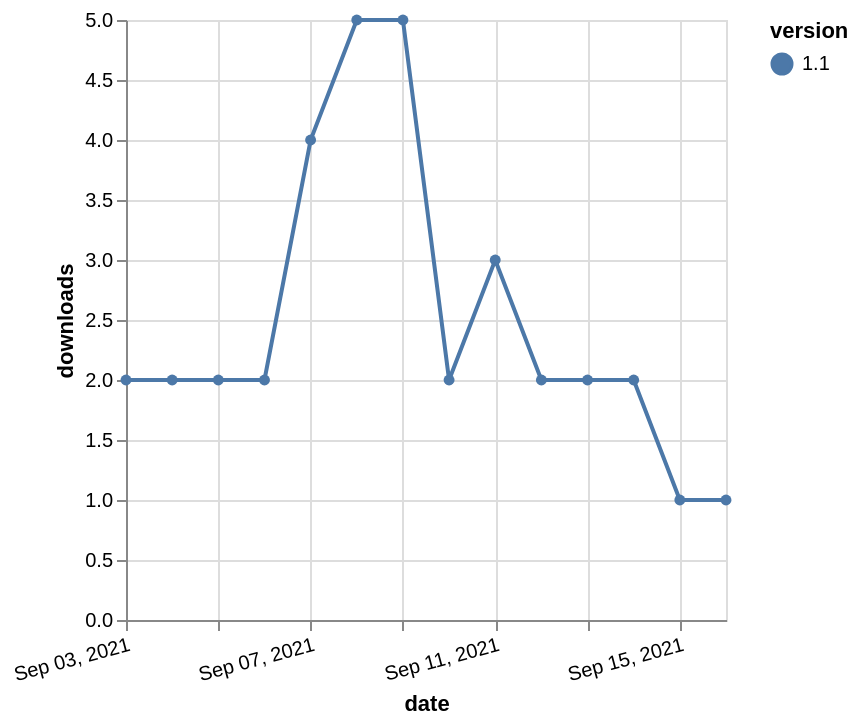

The specification (Vega-Lite) saved for this image:
### Vega-Lite specification from a JSON file in a GitHub repository (floating-point values rounded to 4 significant figures)
{"$schema": "https://vega.github.io/schema/vega-lite/v5.json", "description": "A simple bar chart with embedded data.", "data": {"values": [{"date": "2021-09-03", "total": 1281, "delta": 2, "version": "1.1"}, {"date": "2021-09-04", "total": 1283, "delta": 2, "version": "1.1"}, {"date": "2021-09-05", "total": 1285, "delta": 2, "version": "1.1"}, {"date": "2021-09-06", "total": 1287, "delta": 2, "version": "1.1"}, {"date": "2021-09-07", "total": 1291, "delta": 4, "version": "1.1"}, {"date": "2021-09-08", "total": 1296, "delta": 5, "version": "1.1"}, {"date": "2021-09-09", "total": 1301, "delta": 5, "version": "1.1"}, {"date": "2021-09-10", "total": 1303, "delta": 2, "version": "1.1"}, {"date": "2021-09-11", "total": 1306, "delta": 3, "version": "1.1"}, {"date": "2021-09-12", "total": 1308, "delta": 2, "version": "1.1"}, {"date": "2021-09-13", "total": 1310, "delta": 2, "version": "1.1"}, {"date": "2021-09-14", "total": 1312, "delta": 2, "version": "1.1"}, {"date": "2021-09-15", "total": 1313, "delta": 1, "version": "1.1"}, {"date": "2021-09-16", "total": 1314, "delta": 1, "version": "1.1"}]}, "width": "container", "mark": {"type": "line", "point": {"filled": true}}, "encoding": {"x": {"field": "date", "type": "temporal", "timeUnit": "yearmonthdate", "title": "date", "axis": {"labelAngle": -15}}, "y": {"field": "delta", "type": "quantitative", "title": "downloads"}, "color": {"field": "version", "type": "nominal"}, "tooltip": {"field": "delta"}}}
